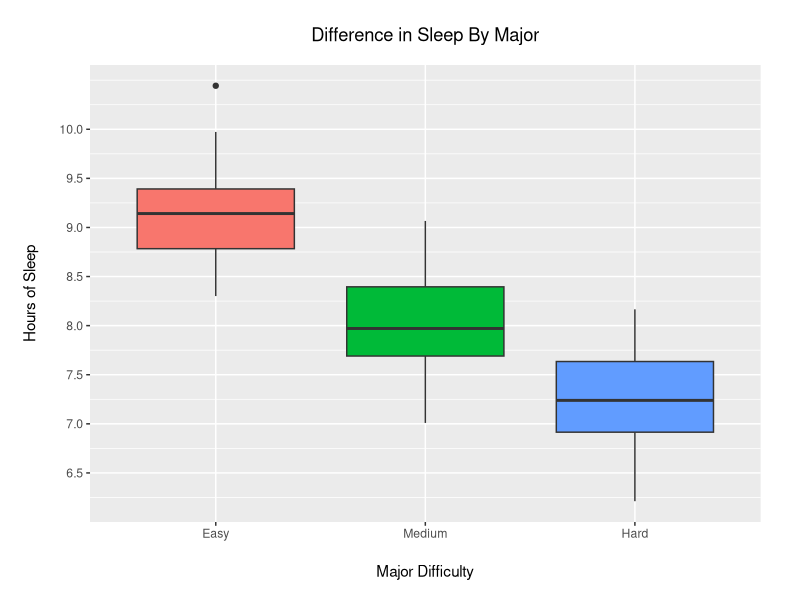
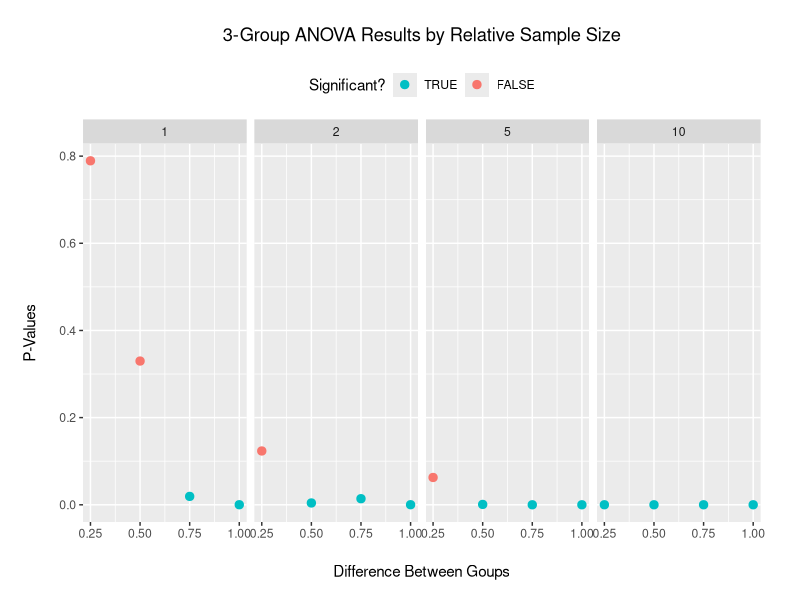

The R script that drew these images, in order:
## ---- chunk 1
knitr::opts_chunk$set(echo = TRUE)
## ---- chunk 2

major = rep(c("E","M","H"), c(30,50,20))
sleep = c(rnorm(30,9,0.5),
          rnorm(50,8,0.5),
          rnorm(20,7,0.5))

df <- data.frame(major=factor(major, levels=c("E","M","H")),
                 sleep=sleep)

str(df)

## ---- chunk 3

mod <- aov(sleep ~ major, data=df)

anova(mod)

## - - - - - - -

library(ggplot2)

ggplot(df, aes(x=major, y=sleep)) +
  
  geom_boxplot(aes(fill=major)) +
  
  scale_x_discrete(labels=c("Easy","Medium","Hard")) +
  
  scale_y_continuous(breaks=seq(6,10,0.5)) +
  
  labs(title="Difference in Sleep By Major",
       x="Major Difficulty",
       y="Hours of Sleep") +
  
  theme(plot.title=element_text(hjust=0.5, vjust=4),
        plot.subtitle=element_text(hjust=0.5, vjust=4),
        plot.caption=element_text(vjust=-7),
        axis.title.x=element_text(vjust=-4),
        axis.title.y=element_text(vjust=5),
        plot.margin=margin(1, 1, 1, 1, "cm"),
        legend.position="none")

## ---- chunk 4

################################################################################

## FUNCTION: fake_data_analysis

## built-in: levels         =     E    /  M  /    H
## built-in: group sizes    =     3    /  5  /    2
## built-in: means          =  mid-dif / mid / mid+dif

## input: mid     = middle value          ~ any real
## input: dif     = effect size           ~ any real
## input: sigma   = variance              ~ >= 0
## input: n       = sample size factor    ~ >= 1

## output: `aov` model

## -----------------------------------------------------------------------------

fake_data_analysis = function(mid=8, dif=-1, sigma=0.5, n=10){
  
  ## making data
  
  M = c(mid-dif, mid, mid+dif)
  
  N = n * c(3,5,2)
  
  major = rep(c("E","M","H"), N)
  
  sleep = c(rnorm(N[1],M[1],sigma),
            rnorm(N[2],M[2],sigma),
            rnorm(N[3],M[3],sigma))
  
  df <- data.frame(major=factor(major, levels=c("E","M","H")),
                  sleep=sleep)
  
  ## fitting model
  
  mod <- anova(aov(sleep ~ major, data=df))
  
  ## output
  
  return(mod$`Pr(>F)`[1])
  
}

################################################################################

set.seed(91)

for (i in 1:5){
  cat("Try", i, ": p-value =", signif(fake_data_analysis(),3), "\n")
}

## ---- chunk 5

set.seed(91)

x.dif = c(0.25, 0.5, 0.75, 1)
x.n = c(1, 2, 5, 10)

x.out = rep(NA, length(x.dif)*length(x.n))

count = 0

for (i in 1:length(x.dif)){
  
  for (j in 1:length(x.n)){
    
    count = count + 1
    x.out[count] = fake_data_analysis(mid=8, dif=x.dif[i], sigma=0.5, n=x.n[j])
    
  }
  
}

results = data.frame(effect.size = rep(x.dif, rep(length(x.n),length(x.dif))),
                     sample.size = rep(x.n, length(x.dif)),
                     pvalues = x.out,
                     significant = x.out<0.05)

ggplot(results, aes(x=effect.size, y=pvalues, color=significant)) +
  
  geom_point(size=2.5) +
  
  facet_wrap(~sample.size, nrow=1) +
  
  scale_x_continuous(breaks=seq(0,1,0.25)) +
  
  scale_color_manual(breaks = c(TRUE, FALSE),
                     values = scales::hue_pal(direction=-1)(2)) +
  
  labs(title="3-Group ANOVA Results by Relative Sample Size",
       x="Difference Between Goups",
       y="P-Values",
       color="Significant?") +
   
   theme(plot.title=element_text(hjust=0.5, vjust=4),
         plot.subtitle=element_text(hjust=0.5, vjust=4),
         plot.caption=element_text(vjust=-7),
         axis.title.x=element_text(vjust=-4),
         axis.title.y=element_text(vjust=5),
         plot.margin=margin(1, 1, 1, 1, "cm"),
         legend.position="top")

## ---- chunk 6

set.seed(91)

for (i in 1:5){
  cat("Try", i, ": p-value =", signif(fake_data_analysis(mid=8, dif=-1, sigma=0.5, n=1),3), "\n")
}

## ---- chunk 7

## ---- chunk 8

